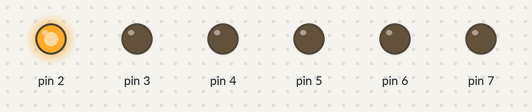
Bench run of a sketch on a simulated Arduino Uno, built with avr-gcc and run on an emulated ATmega328P. On the bench: output pins drawn as LEDs (lit = HIGH).

Above: at 0.12 s.
At 0.62 s:
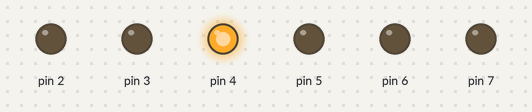
At 0.87 s:
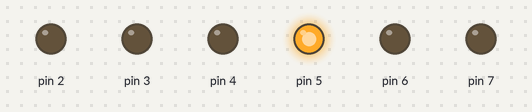
At 1.12 s:
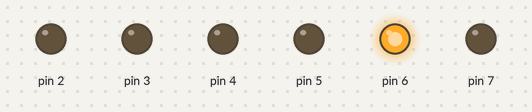
At 1.87 s:
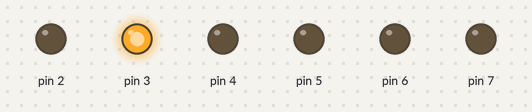
At 2.87 s:
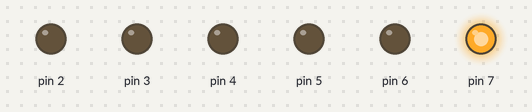
Timing chart, 0 to 3.5 s (numbered marks = the images above):
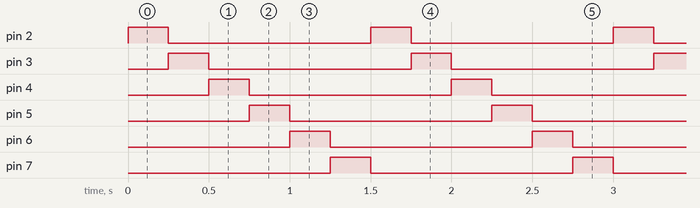

The sketch:

Testing.ino
```cpp
int led = 2;

void setup(){
  for(int x = 2;x<8;x++){
    pinMode(x,OUTPUT);
  }
}

void loop(){
  /*  digitalWrite(led,HIGH);
   delay(500);
   digitalWrite(led,LOW);
   led ++;
   if(led == 8){
   led = 2;
   }
   */  for(int x = 2;x<8;x++){
    digitalWrite(x,HIGH);
    delay(250);
    digitalWrite(x,LOW);
  }
}
```

Measured:
- by itself, pin 2–7: alternates HIGH for 0.25 s and LOW for 1.3 s
- by itself, everything shown: repeats every 1.5 s, in 6 steps
